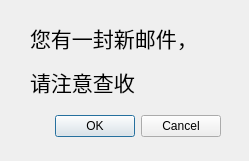
<?xml version="1.0" encoding="UTF-8"?>
<ui version="4.0">
 <class>ZnewLAlert</class>
 <widget class="QDialog" name="ZnewLAlert">
  <property name="geometry">
   <rect>
    <x>0</x>
    <y>0</y>
    <width>249</width>
    <height>161</height>
   </rect>
  </property>
  <property name="windowTitle">
   <string>Dialog</string>
  </property>
  <widget class="QDialogButtonBox" name="buttonBox">
   <property name="geometry">
    <rect>
     <x>10</x>
     <y>110</y>
     <width>211</width>
     <height>32</height>
    </rect>
   </property>
   <property name="orientation">
    <enum>Qt::Horizontal</enum>
   </property>
   <property name="standardButtons">
    <set>QDialogButtonBox::Cancel|QDialogButtonBox::Ok</set>
   </property>
  </widget>
  <widget class="QLabel" name="label">
   <property name="geometry">
    <rect>
     <x>30</x>
     <y>20</y>
     <width>201</width>
     <height>81</height>
    </rect>
   </property>
   <property name="text">
    <string>&lt;html&gt;&lt;head/&gt;&lt;body&gt;&lt;p&gt;&lt;span style=&quot; font-size:16pt;&quot;&gt;您有一封新邮件，&lt;/span&gt;&lt;/p&gt;&lt;p&gt;&lt;span style=&quot; font-size:16pt;&quot;&gt;请注意查收&lt;/span&gt;&lt;/p&gt;&lt;/body&gt;&lt;/html&gt;</string>
   </property>
  </widget>
 </widget>
 <resources/>
 <connections>
  <connection>
   <sender>buttonBox</sender>
   <signal>accepted()</signal>
   <receiver>ZnewLAlert</receiver>
   <slot>accept()</slot>
   <hints>
    <hint type="sourcelabel">
     <x>248</x>
     <y>254</y>
    </hint>
    <hint type="destinationlabel">
     <x>157</x>
     <y>274</y>
    </hint>
   </hints>
  </connection>
  <connection>
   <sender>buttonBox</sender>
   <signal>rejected()</signal>
   <receiver>ZnewLAlert</receiver>
   <slot>reject()</slot>
   <hints>
    <hint type="sourcelabel">
     <x>316</x>
     <y>260</y>
    </hint>
    <hint type="destinationlabel">
     <x>286</x>
     <y>274</y>
    </hint>
   </hints>
  </connection>
 </connections>
</ui>
